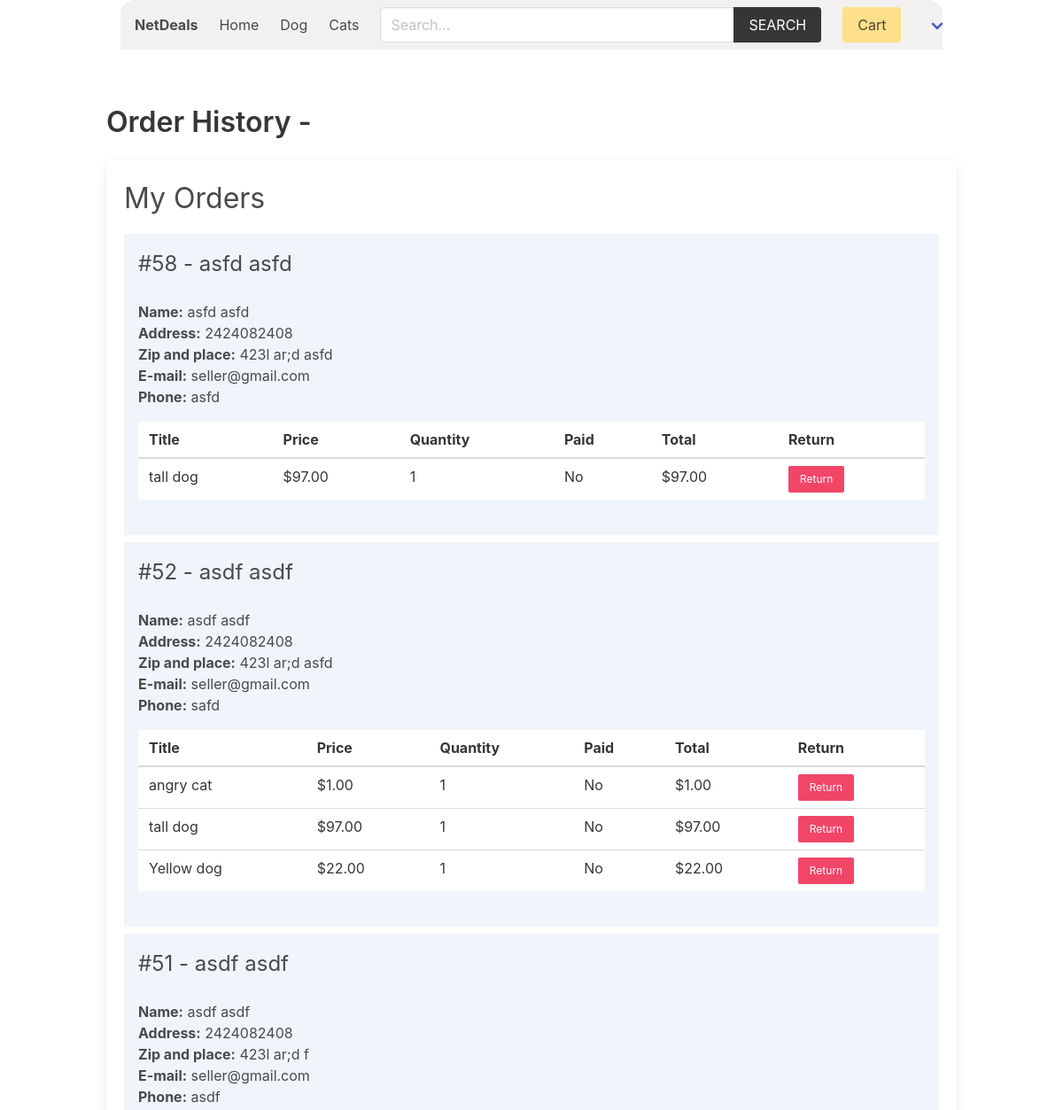
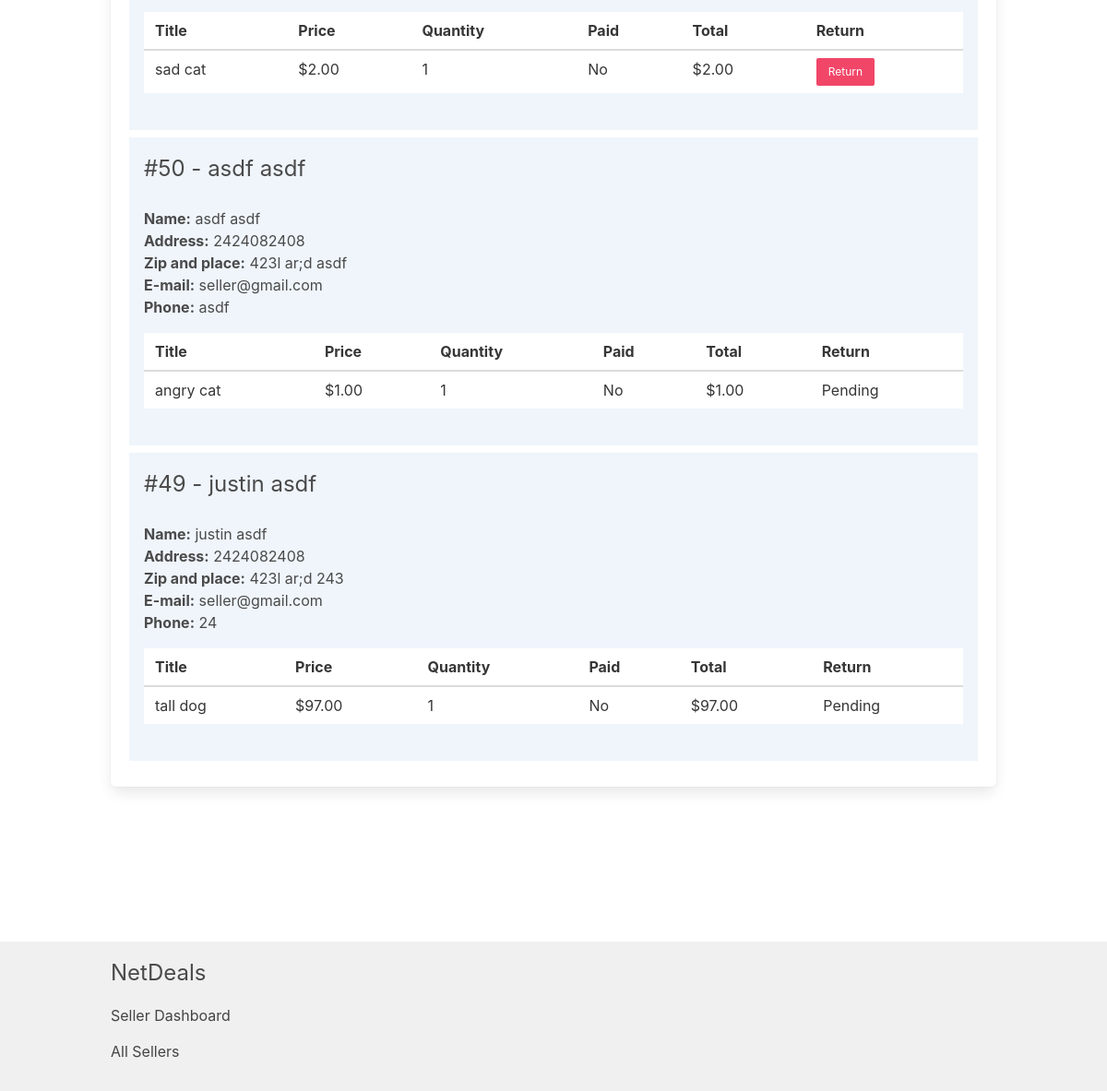
The page /seller/order-history/ (signed in) on the database its author committed (2 pictures, top to bottom).
### product/models.py (models this page shows, shortened)
class Category(models.Model):
    title = models.CharField(max_length=50)
    slug = models.SlugField(max_length=55)
    ordering = models.IntegerField(default=0)
    class Meta:
        ordering = ['ordering']

class Product(models.Model):
    quantity = models.PositiveIntegerField(default=0)
    category = models.ForeignKey(Category, related_name='products', on_delete=models.CASCADE)
    seller = models.ForeignKey(SellerProfile, related_name="products", on_delete=models.CASCADE)
    title = models.CharField(max_length=50)
    slug = models.SlugField(max_length=55)
    description = models.TextField(blank=True, null=True)
    price = models.DecimalField(max_digits=6, decimal_places=2)
    added_date = models.DateTimeField(auto_now_add=True)
    image = models.ImageField(upload_to='uploads/', blank=True, null=True)
    thumbnail = models.ImageField(upload_to='uploads/', blank=True, null=True) # Change uploads to thumbnails
    image2 = models.ImageField(upload_to='uploads/', blank=True, null=True)
    thumbnail2 = models.ImageField(upload_to='uploads/thumbnails/', blank=True, null=True)
    image3 = models.ImageField(upload_to='uploads/', blank=True, null=True)
    thumbnail3 = models.ImageField(upload_to='uploads/thumbnails/', blank=True, null=True)
    image4 = models.ImageField(upload_to='uploads/', blank=True, null=True)
    thumbnail4 = models.ImageField(upload_to='uploads/thumbnails/', blank=True, null=True)
    class Meta:
        ordering = ['-added_date']

### order/models.py (models this page shows, shortened)
class Order(models.Model):
    first_name = models.CharField(max_length=100)
    last_name = models.CharField(max_length=100)
    email = models.CharField(max_length=100)
    address = models.CharField(max_length=100)
    zipcode = models.CharField(max_length=100)
    place = models.CharField(max_length=100)
    phone = models.CharField(max_length=100)
    created_at = models.DateTimeField(auto_now_add=True)
    paid_amount = models.DecimalField(max_digits=8, decimal_places=2)
    sellers = models.ManyToManyField(SellerProfile, related_name="orders")
    buyer = models.ForeignKey(BuyerProfile, null=True, blank=True, on_delete=models.SET_NULL, related_name='buyer_orders')
    seller = models.ForeignKey(SellerProfile, null=True, blank=True, on_delete=models.SET_NULL, related_name='seller_orders')
    class Meta:
        ordering = ['-created_at']

class OrderItem(models.Model):
    user = models.ForeignKey(CustomUser, null=True, blank=True, on_delete=models.SET_NULL, related_name='user')
    order = models.ForeignKey(Order, related_name="items", on_delete=models.CASCADE)
    product = models.ForeignKey(Product, related_name="items", on_delete=models.SET_NULL, null=True)
    item_name = models.CharField(max_length=50, default="Unknown")
    seller = models.ForeignKey(SellerProfile, related_name="items", on_delete=models.CASCADE)
    seller_paid = models.BooleanField(default=False)
    price = models.DecimalField(max_digits=8, decimal_places=2)
    quantity = models.IntegerField(default=1)
    return_status = models.BooleanField(default=False)
    def get_total_price(self):
        return self.price * self.quantity

### seller/views.py (the view)
# urls.py: path('order-history/', views.order_history, name="order-history"),
@login_required
def order_history(request):
    seller = request.user.sellerprofile
    orders = Order.objects.filter(seller=seller).prefetch_related('items')
    for order in orders:
        order.filtered_items = order.items.all()
    return render(request, 'seller/order_history.html', {'seller': seller, 'orders': orders})

### cart/cart.py (called while the page is built)
    def __len__(self):
        return sum(item['quantity'] for item in self.cart.values())

### cart/context_processors.py (called while the page is built)
def cart(request):
    return {'cart': Cart(request)}

### product/context_processors.py (called while the page is built)
def menu_categories(request):
    categories = Category.objects.all()
    return {'categories': categories}

### templates/seller/order_history.html (shortened to what this page needs)
{% extends 'core/base.html' %}
{% block content %}
    <h1 class="title">Order History - </h1>
    <div class="box">
        <h2 class="is-size-3 mb-4">My Orders</h2>
        {% if orders %}
            {% for order in orders %}
                <div class="{% if order.fully_paid %}has-background-success-light{% else %}has-background-info-light{% endif %} mb-2 p-4">
                    <div class="columns is-multiline">
                        <div class="column is-6">
                            <h3 class="is-size-4">#{{ order.id }} - {{ order.first_name }} {{ order.last_name }}</h3>
                        </div>
                        <div class="column is-12">
                            <b>Name:</b> {{ order.first_name }} {{ order.last_name }}<br>
                            <b>Address:</b> {{ order.address }}<br>
                            <b>Zip and place:</b> {{ order.zipcode }} {{ order.place }}<br>
                            <b>E-mail:</b> {{ order.email }}<br>
                            <b>Phone:</b> {{ order.phone }}
                            <table class="table is-fullwidth mt-4">
                                <thead>
                                    <tr>
                                        <th>Title</th>
                                        <th>Price</th>
                                        <th>Quantity</th>
                                        <th>Paid</th>
                                        <th>Total</th>
                                        <th>Return</th>
                                    </tr>
                                </thead>
                                <tbody>
                                {% for item in order.filtered_items %}
                                    <tr>
                                        <td>{{ item.product.title }}</td>
                                        <td>${{ item.product.price }}</td>
                                        <td>{{ item.quantity }}</td>
                                        <td>{{ item.seller_paid|yesno:"Yes,No" }}</td>
                                        <td>${{ item.get_total_price }}</td>
                                        {% if item.return_status %}
                                        <td>
                                            <p>Pending</p>
                                        </td>
                                        {% else %}
                                        <td>
                                            <div><button class="button is-small is-danger delete-product" data-order-id="{{ order.id }}" data-product-id="{{ item.product_id }}" data-date="{{ order.created_at }}">Return</button></div>
                                        </td>
                                        {% endif %}
                                    </tr>
                                {% endfor %}
                                </tbody>
                            </table>
                        </div>
                    </div>
                </div>
            {% endfor %}
        {% endif %}
    </div>
{% endblock content %}

### templates/core/base.html (shortened to what this page needs)
{% load static %}
{% load product_filters %}
<!DOCTYPE html>
<html lang="en">
<head>
    <link rel="stylesheet" href="https://cdn.jsdelivr.net/npm/bulma@0.9.2/css/bulma.min.css">
    <link rel="stylesheet" href="{% static 'css/main.css' %}">
</head>
<body>
    <div class="container px-4">
        <nav class="navbar px-4" role="navigation" aria-label="main navigation">
            <div class="navbar-brand">
                <a class="navbar-item" href="{% url 'core:home' %}">
                    <h1><strong>NetDeals</strong></h1>
                </a>
            </div>
            <div id="navbarBasicExample" class="navbar-menu">
                <div class="navbar-start">
                <a class="navbar-item" href="{% url 'core:home' %}">
                    Home
                </a>
                {% for category in categories %}
                    <a class="navbar-item" href="{% url 'product:category' category.slug %}">
                        {{category.title}}
                    </a>
                {% endfor %}
                </div>
                <div class="navbar-start">
                    <div class="navbar-item">
                        <form method="get" action="{% url 'product:search' %}">
                            <div class="field has-addons">
                                <div class="control">
                                    <input type="search" name="query" id="" class="input" placeholder="Search...">
                                </div>
                                <div class="control">
                                    <button class="button is-dark is-uppercase">Search</button>
                                </div>
                            </div>
                        </form>
                    </div>
                </div>
                <div class="navbar-end">
                <div class="navbar-item">
                    <a href="{% url 'cart:cart' %}" class="button is-warning">Cart {% if cart %}({{cart|length}}){% endif %}</a>
                </div>
                {% if user.role == 'seller' %}
                <div class="navbar-item has-dropdown is-hoverable">
                    <a class="navbar-link is-capitalized">
                    </a>
                </div>
                {% endif %}
                </div>
            </div>
            </nav>
    </div>
    <section class="section">
        <div class="container">
            {% block content %}{% endblock content %}
        </div>
    </section>
    <div class="main-content-wrapper">
        <section class="section">
        </section>
    </div>
    <footer class="footer">
        <div class="container">
            <h3 class="is-size-4 mb-4">NetDeals</h3>
            {% if user.role == 'seller' %}
                <a href="{% url 'seller:seller-dashboard' %}">Seller Dashboard</a>
            {% endif %}
            <br>
            <a href="{% url 'seller:sellers' %}">All Sellers</a>
        </div>
    </footer>
</body>
</html>

### core/static/css/main.css (style rules this page uses)
.footer a { margin-bottom: 15px; display: inline-block; color: #444; }

### templates/core/base.html (style rules this page uses)
.navbar { z-index: 1000; background-color: #f3f0f0; border-radius: 1rem 1rem 0 0; margin-bottom: 1rem; width: 100%; position: relative; }
.navbar .input { width: 400px; }
.navbar .field.has-addons { width: 100%; }
body { display: flex; flex-direction: column; min-height: 100vh; }
.main-content-wrapper { flex-grow: 1; }
.footer { background-color: #f0f0f0; padding: 1rem 0; }

### rows shown on the page
Category: title "Dog"
Category: title "Cats"
Order: id "58", first_name "asfd", last_name "asfd", address "2424082408", zipcode "423l ar;d", place "asfd", email "seller@gmail.com", phone "asfd"
OrderItem: product "tall dog", product.price "97.00", quantity "1", seller_paid "No", get_total_price "97.00"
Order: id "52", first_name "asdf", last_name "asdf", address "2424082408", zipcode "423l ar;d", place "asfd", email "seller@gmail.com", phone "safd"
OrderItem: product "angry cat", product.price "1.00", quantity "1", seller_paid "No", get_total_price "1.00"
OrderItem: product "tall dog", product.price "97.00", quantity "1", seller_paid "No", get_total_price "97.00"
OrderItem: product "Yellow dog", product.price "22.00", quantity "1", seller_paid "No", get_total_price "22.00"
Order: id "51", first_name "asdf", last_name "asdf", address "2424082408", zipcode "423l ar;d", place "f", email "seller@gmail.com", phone "asdf"
OrderItem: product "sad cat", product.price "2.00", quantity "1", seller_paid "No", get_total_price "2.00"
Order: id "50", first_name "asdf", last_name "asdf", address "2424082408", zipcode "423l ar;d", place "asdf", email "seller@gmail.com", phone "asdf"
OrderItem: product "angry cat", product.price "1.00", quantity "1", seller_paid "No", get_total_price "1.00", return_status "Pending"
Order: id "49", first_name "justin", last_name "asdf", address "2424082408", zipcode "423l ar;d", place "243", email "seller@gmail.com", phone "24"
OrderItem: product "tall dog", product.price "97.00", quantity "1", seller_paid "No", get_total_price "97.00", return_status "Pending"
